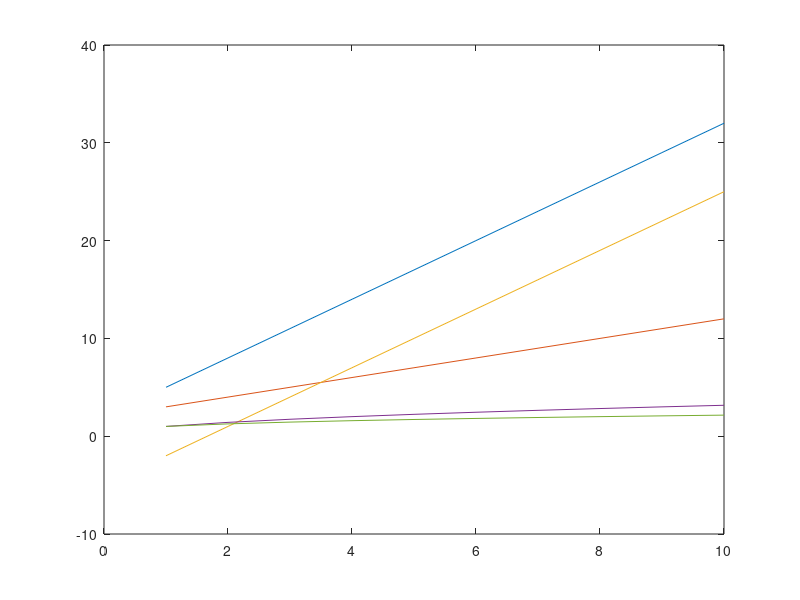

MATLAB code for this plot:
# Linearfunc - LAB 4 #

clc, clearvars #clearing comand window and existing variables

x = 1:10;

figure 1
y = 3*x + 2;
plot(x,y)

hold on
y = x + 2;
plot(x,y)

hold on
y = 3*x - 5;
plot(x,y)

hold on
y = sqrt(x);
plot(x,y)

hold on
y = cbrt(x);
plot(x,y)
